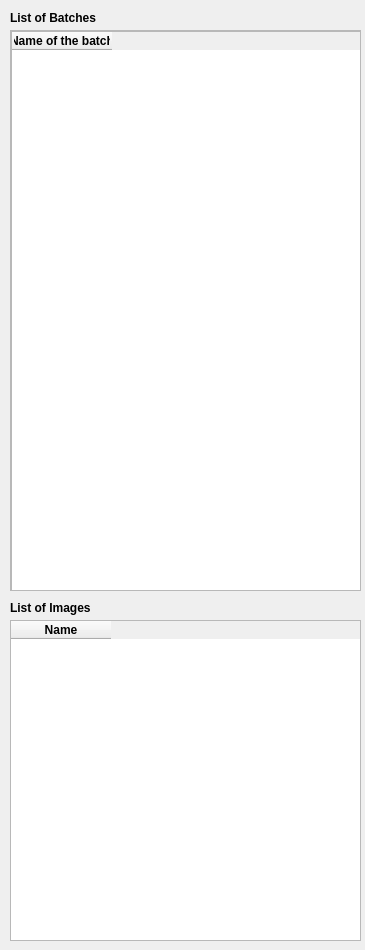
<?xml version="1.0" encoding="UTF-8"?>
<ui version="4.0">
 <class>GraficaDiaForm</class>
 <widget class="QWidget" name="GraficaDiaForm">
  <property name="geometry">
   <rect>
    <x>0</x>
    <y>0</y>
    <width>365</width>
    <height>950</height>
   </rect>
  </property>
  <property name="windowTitle">
   <string>Form</string>
  </property>
  <widget class="QScrollArea" name="scrollArea">
   <property name="geometry">
    <rect>
     <x>10</x>
     <y>30</y>
     <width>351</width>
     <height>561</height>
    </rect>
   </property>
   <property name="widgetResizable">
    <bool>true</bool>
   </property>
   <widget class="QWidget" name="scrollAreaWidgetContents">
    <property name="geometry">
     <rect>
      <x>0</x>
      <y>0</y>
      <width>349</width>
      <height>559</height>
     </rect>
    </property>
    <widget class="QTableWidget" name="tableWidget">
     <property name="geometry">
      <rect>
       <x>0</x>
       <y>0</y>
       <width>351</width>
       <height>561</height>
      </rect>
     </property>
     <property name="font">
      <font>
       <weight>75</weight>
       <bold>true</bold>
      </font>
     </property>
     <attribute name="horizontalHeaderMinimumSectionSize">
      <number>100</number>
     </attribute>
     <column>
      <property name="text">
       <string>Name of the batch</string>
      </property>
     </column>
    </widget>
   </widget>
  </widget>
  <widget class="QLabel" name="label">
   <property name="geometry">
    <rect>
     <x>10</x>
     <y>10</y>
     <width>91</width>
     <height>16</height>
    </rect>
   </property>
   <property name="font">
    <font>
     <weight>75</weight>
     <bold>true</bold>
    </font>
   </property>
   <property name="text">
    <string>List of Batches</string>
   </property>
  </widget>
  <widget class="QFrame" name="horizontalFrame">
   <property name="geometry">
    <rect>
     <x>370</x>
     <y>30</y>
     <width>651</width>
     <height>421</height>
    </rect>
   </property>
   <layout class="QHBoxLayout" name="horizontalLayout"/>
  </widget>
  <widget class="QFrame" name="horizontalFrame_2">
   <property name="geometry">
    <rect>
     <x>370</x>
     <y>460</y>
     <width>651</width>
     <height>481</height>
    </rect>
   </property>
   <layout class="QHBoxLayout" name="horizontalLayout_2"/>
  </widget>
  <widget class="QLabel" name="label_2">
   <property name="geometry">
    <rect>
     <x>10</x>
     <y>600</y>
     <width>101</width>
     <height>16</height>
    </rect>
   </property>
   <property name="font">
    <font>
     <weight>75</weight>
     <bold>true</bold>
    </font>
   </property>
   <property name="text">
    <string>List of Images</string>
   </property>
  </widget>
  <widget class="QTableWidget" name="tableWidget_2">
   <property name="geometry">
    <rect>
     <x>10</x>
     <y>620</y>
     <width>351</width>
     <height>321</height>
    </rect>
   </property>
   <property name="font">
    <font>
     <weight>75</weight>
     <bold>true</bold>
    </font>
   </property>
   <column>
    <property name="text">
     <string>Name</string>
    </property>
   </column>
  </widget>
  <widget class="QFrame" name="horizontalFrame_3">
   <property name="geometry">
    <rect>
     <x>680</x>
     <y>600</y>
     <width>651</width>
     <height>421</height>
    </rect>
   </property>
   <layout class="QHBoxLayout" name="horizontalLayout_3"/>
  </widget>
  <widget class="QFrame" name="horizontalFrame_4">
   <property name="geometry">
    <rect>
     <x>680</x>
     <y>1030</y>
     <width>651</width>
     <height>481</height>
    </rect>
   </property>
   <layout class="QHBoxLayout" name="horizontalLayout_4"/>
  </widget>
 </widget>
 <resources/>
 <connections/>
</ui>
